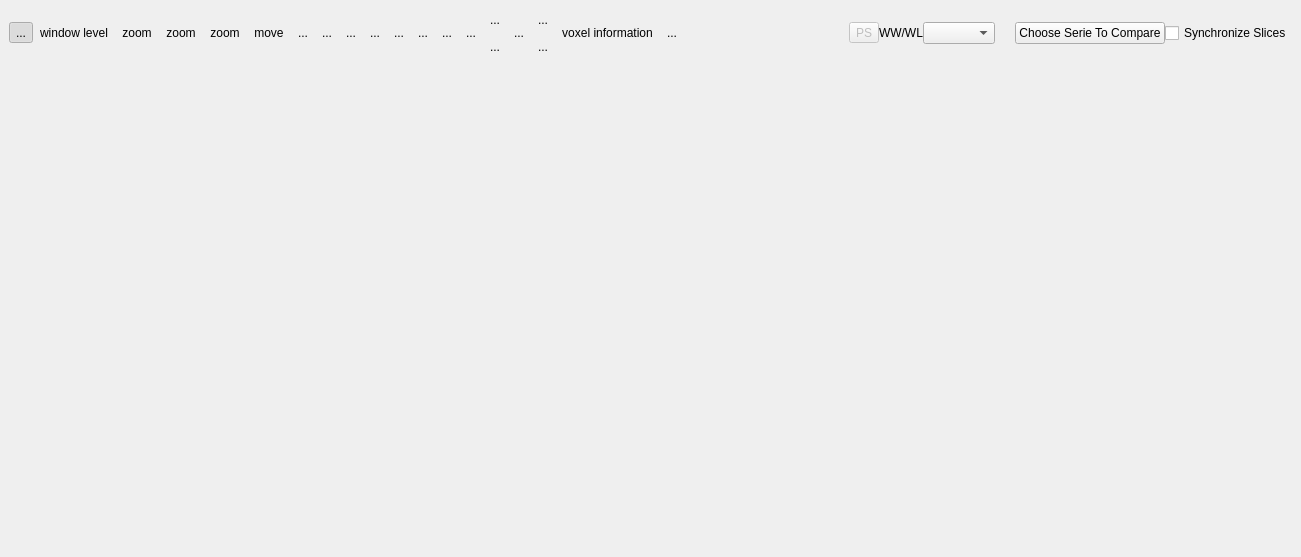
<ui version="4.0" >
 <class>udg::MultiQ2DViewerExtensionBase</class>
 <widget class="QWidget" name="udg::MultiQ2DViewerExtensionBase" >
  <property name="geometry" >
   <rect>
    <x>0</x>
    <y>0</y>
    <width>1301</width>
    <height>557</height>
   </rect>
  </property>
  <layout class="QGridLayout" >
   <property name="margin" >
    <number>9</number>
   </property>
   <property name="spacing" >
    <number>6</number>
   </property>
   <item row="2" column="0" >
    <widget class="udg::InteractiveWidget" native="1" name="m_volumePanel" >
     <property name="minimumSize" >
      <size>
       <width>0</width>
       <height>25</height>
      </size>
     </property>
     <property name="maximumSize" >
      <size>
       <width>16777215</width>
       <height>25</height>
      </size>
     </property>
    </widget>
   </item>
   <item row="0" column="0" >
    <layout class="QHBoxLayout" >
     <property name="margin" >
      <number>0</number>
     </property>
     <property name="spacing" >
      <number>0</number>
     </property>
     <item>
      <layout class="QHBoxLayout" >
       <property name="margin" >
        <number>0</number>
       </property>
       <property name="spacing" >
        <number>0</number>
       </property>
       <item>
        <widget class="QToolButton" name="m_slicingToolButton" >
         <property name="text" >
          <string>...</string>
         </property>
         <property name="icon" >
          <iconset/>
         </property>
         <property name="iconSize" >
          <size>
           <width>32</width>
           <height>32</height>
          </size>
         </property>
         <property name="checkable" >
          <bool>true</bool>
         </property>
         <property name="checked" >
          <bool>true</bool>
         </property>
         <property name="autoRaise" >
          <bool>true</bool>
         </property>
        </widget>
       </item>
       <item>
        <widget class="QToolButton" name="m_windowLevelToolButton" >
         <property name="text" >
          <string>window level</string>
         </property>
         <property name="icon" >
          <iconset/>
         </property>
         <property name="iconSize" >
          <size>
           <width>32</width>
           <height>32</height>
          </size>
         </property>
         <property name="checkable" >
          <bool>true</bool>
         </property>
         <property name="autoRaise" >
          <bool>true</bool>
         </property>
        </widget>
       </item>
       <item>
        <widget class="QToolButton" name="m_zoomToolButton" >
         <property name="text" >
          <string>zoom</string>
         </property>
         <property name="icon" >
          <iconset/>
         </property>
         <property name="iconSize" >
          <size>
           <width>32</width>
           <height>32</height>
          </size>
         </property>
         <property name="checkable" >
          <bool>true</bool>
         </property>
         <property name="autoRaise" >
          <bool>true</bool>
         </property>
        </widget>
       </item>
       <item>
        <widget class="QToolButton" name="m_distanceToolButton" >
         <property name="text" >
          <string>zoom</string>
         </property>
         <property name="icon" >
          <iconset/>
         </property>
         <property name="iconSize" >
          <size>
           <width>32</width>
           <height>32</height>
          </size>
         </property>
         <property name="checkable" >
          <bool>true</bool>
         </property>
         <property name="autoRaise" >
          <bool>true</bool>
         </property>
        </widget>
       </item>
       <item>
        <widget class="QToolButton" name="m_roiToolButton" >
         <property name="text" >
          <string>zoom</string>
         </property>
         <property name="icon" >
          <iconset/>
         </property>
         <property name="iconSize" >
          <size>
           <width>32</width>
           <height>32</height>
          </size>
         </property>
         <property name="checkable" >
          <bool>true</bool>
         </property>
         <property name="autoRaise" >
          <bool>true</bool>
         </property>
        </widget>
       </item>
       <item>
        <widget class="QToolButton" name="m_moveToolButton" >
         <property name="text" >
          <string>move</string>
         </property>
         <property name="icon" >
          <iconset/>
         </property>
         <property name="iconSize" >
          <size>
           <width>32</width>
           <height>32</height>
          </size>
         </property>
         <property name="checkable" >
          <bool>true</bool>
         </property>
         <property name="autoRaise" >
          <bool>true</bool>
         </property>
        </widget>
       </item>
       <item>
        <widget class="QToolButton" name="m_axialViewToolButton" >
         <property name="text" >
          <string>...</string>
         </property>
         <property name="icon" >
          <iconset/>
         </property>
         <property name="iconSize" >
          <size>
           <width>32</width>
           <height>32</height>
          </size>
         </property>
         <property name="autoRaise" >
          <bool>true</bool>
         </property>
        </widget>
       </item>
       <item>
        <widget class="QToolButton" name="m_sagitalViewToolButton" >
         <property name="text" >
          <string>...</string>
         </property>
         <property name="icon" >
          <iconset/>
         </property>
         <property name="iconSize" >
          <size>
           <width>32</width>
           <height>32</height>
          </size>
         </property>
         <property name="autoRaise" >
          <bool>true</bool>
         </property>
        </widget>
       </item>
       <item>
        <widget class="QToolButton" name="m_coronalViewToolButton" >
         <property name="text" >
          <string>...</string>
         </property>
         <property name="icon" >
          <iconset/>
         </property>
         <property name="iconSize" >
          <size>
           <width>32</width>
           <height>32</height>
          </size>
         </property>
         <property name="autoRaise" >
          <bool>true</bool>
         </property>
        </widget>
       </item>
       <item>
        <widget class="QToolButton" name="m_rotateClockWiseToolButton" >
         <property name="text" >
          <string>...</string>
         </property>
         <property name="icon" >
          <iconset/>
         </property>
         <property name="iconSize" >
          <size>
           <width>32</width>
           <height>32</height>
          </size>
         </property>
         <property name="autoRaise" >
          <bool>true</bool>
         </property>
        </widget>
       </item>
       <item>
        <widget class="QToolButton" name="m_rotateCounterClockWiseToolButton" >
         <property name="text" >
          <string>...</string>
         </property>
         <property name="icon" >
          <iconset/>
         </property>
         <property name="iconSize" >
          <size>
           <width>32</width>
           <height>32</height>
          </size>
         </property>
         <property name="autoRaise" >
          <bool>true</bool>
         </property>
        </widget>
       </item>
       <item>
        <widget class="QToolButton" name="m_flipHorizontalToolButton" >
         <property name="text" >
          <string>...</string>
         </property>
         <property name="icon" >
          <iconset/>
         </property>
         <property name="iconSize" >
          <size>
           <width>32</width>
           <height>32</height>
          </size>
         </property>
         <property name="autoRaise" >
          <bool>true</bool>
         </property>
        </widget>
       </item>
       <item>
        <widget class="QToolButton" name="m_flipVerticalToolButton" >
         <property name="text" >
          <string>...</string>
         </property>
         <property name="icon" >
          <iconset/>
         </property>
         <property name="iconSize" >
          <size>
           <width>32</width>
           <height>32</height>
          </size>
         </property>
         <property name="autoRaise" >
          <bool>true</bool>
         </property>
        </widget>
       </item>
       <item>
        <widget class="QToolButton" name="m_singleViewToolButton" >
         <property name="enabled" >
          <bool>true</bool>
         </property>
         <property name="autoFillBackground" >
          <bool>false</bool>
         </property>
         <property name="text" >
          <string>...</string>
         </property>
         <property name="icon" >
          <iconset resource="../../../main/main.qrc" >:/images/verticalWidget.png</iconset>
         </property>
         <property name="iconSize" >
          <size>
           <width>32</width>
           <height>32</height>
          </size>
         </property>
         <property name="checkable" >
          <bool>false</bool>
         </property>
         <property name="autoRaise" >
          <bool>true</bool>
         </property>
        </widget>
       </item>
       <item>
        <layout class="QVBoxLayout" >
         <property name="margin" >
          <number>0</number>
         </property>
         <property name="spacing" >
          <number>6</number>
         </property>
         <item>
          <widget class="QToolButton" name="m_verticalPlus" >
           <property name="text" >
            <string>...</string>
           </property>
           <property name="icon" >
            <iconset resource="../../../main/main.qrc" >:/images/viewmag+.png</iconset>
           </property>
           <property name="iconSize" >
            <size>
             <width>12</width>
             <height>12</height>
            </size>
           </property>
           <property name="checkable" >
            <bool>false</bool>
           </property>
           <property name="autoRaise" >
            <bool>true</bool>
           </property>
          </widget>
         </item>
         <item>
          <widget class="QToolButton" name="m_verticalMinus" >
           <property name="text" >
            <string>...</string>
           </property>
           <property name="icon" >
            <iconset resource="../../../main/main.qrc" >:/images/viewmag-.png</iconset>
           </property>
           <property name="iconSize" >
            <size>
             <width>12</width>
             <height>12</height>
            </size>
           </property>
           <property name="checkable" >
            <bool>false</bool>
           </property>
           <property name="autoRaise" >
            <bool>true</bool>
           </property>
          </widget>
         </item>
        </layout>
       </item>
       <item>
        <widget class="QToolButton" name="m_doubleViewToolButton" >
         <property name="text" >
          <string>...</string>
         </property>
         <property name="icon" >
          <iconset resource="../../../main/main.qrc" >:/images/view_top_bottom.png</iconset>
         </property>
         <property name="iconSize" >
          <size>
           <width>32</width>
           <height>32</height>
          </size>
         </property>
         <property name="checkable" >
          <bool>false</bool>
         </property>
         <property name="autoRaise" >
          <bool>true</bool>
         </property>
        </widget>
       </item>
       <item>
        <layout class="QVBoxLayout" >
         <property name="margin" >
          <number>0</number>
         </property>
         <property name="spacing" >
          <number>6</number>
         </property>
         <item>
          <widget class="QToolButton" name="m_horizontalPlus" >
           <property name="text" >
            <string>...</string>
           </property>
           <property name="icon" >
            <iconset resource="../../../main/main.qrc" >:/images/viewmag+.png</iconset>
           </property>
           <property name="iconSize" >
            <size>
             <width>12</width>
             <height>12</height>
            </size>
           </property>
           <property name="checkable" >
            <bool>false</bool>
           </property>
           <property name="autoRaise" >
            <bool>true</bool>
           </property>
          </widget>
         </item>
         <item>
          <widget class="QToolButton" name="m_horizontalMinus" >
           <property name="text" >
            <string>...</string>
           </property>
           <property name="icon" >
            <iconset resource="../../../main/main.qrc" >:/images/viewmag-.png</iconset>
           </property>
           <property name="iconSize" >
            <size>
             <width>12</width>
             <height>12</height>
            </size>
           </property>
           <property name="checkable" >
            <bool>false</bool>
           </property>
           <property name="autoRaise" >
            <bool>true</bool>
           </property>
          </widget>
         </item>
        </layout>
       </item>
       <item>
        <widget class="QToolButton" name="m_voxelInformationToolButton" >
         <property name="text" >
          <string>voxel information</string>
         </property>
         <property name="icon" >
          <iconset/>
         </property>
         <property name="iconSize" >
          <size>
           <width>32</width>
           <height>32</height>
          </size>
         </property>
         <property name="checkable" >
          <bool>true</bool>
         </property>
         <property name="autoRaise" >
          <bool>true</bool>
         </property>
        </widget>
       </item>
       <item>
        <widget class="QToolButton" name="m_screenShotToolButton" >
         <property name="text" >
          <string>...</string>
         </property>
         <property name="icon" >
          <iconset/>
         </property>
         <property name="iconSize" >
          <size>
           <width>32</width>
           <height>32</height>
          </size>
         </property>
         <property name="checkable" >
          <bool>true</bool>
         </property>
         <property name="autoRaise" >
          <bool>true</bool>
         </property>
        </widget>
       </item>
      </layout>
     </item>
     <item>
      <spacer>
       <property name="orientation" >
        <enum>Qt::Horizontal</enum>
       </property>
       <property name="sizeHint" >
        <size>
         <width>49</width>
         <height>42</height>
        </size>
       </property>
      </spacer>
     </item>
     <item>
      <widget class="QToolButton" name="m_presentationStateSwitchToolButton" >
       <property name="enabled" >
        <bool>false</bool>
       </property>
       <property name="text" >
        <string>PS</string>
       </property>
       <property name="checkable" >
        <bool>true</bool>
       </property>
      </widget>
     </item>
     <item>
      <layout class="QHBoxLayout" >
       <property name="margin" >
        <number>0</number>
       </property>
       <property name="spacing" >
        <number>0</number>
       </property>
       <item>
        <widget class="QLabel" name="label" >
         <property name="text" >
          <string>WW/WL</string>
         </property>
        </widget>
       </item>
       <item>
        <widget class="QWindowLevelComboBox" name="m_windowLevelComboBox" >
         <property name="sizeAdjustPolicy" >
          <enum>QComboBox::AdjustToContents</enum>
         </property>
        </widget>
       </item>
       <item>
        <spacer>
         <property name="orientation" >
          <enum>Qt::Horizontal</enum>
         </property>
         <property name="sizeHint" >
          <size>
           <width>20</width>
           <height>42</height>
          </size>
         </property>
        </spacer>
       </item>
       <item>
        <widget class="QPushButton" name="m_chooseSeriePushButton" >
         <property name="text" >
          <string>Choose Serie To Compare</string>
         </property>
         <property name="icon" >
          <iconset/>
         </property>
         <property name="iconSize" >
          <size>
           <width>32</width>
           <height>32</height>
          </size>
         </property>
        </widget>
       </item>
       <item>
        <widget class="QCheckBox" name="m_synchroCheckBox" >
         <property name="text" >
          <string>Synchronize Slices</string>
         </property>
        </widget>
       </item>
      </layout>
     </item>
    </layout>
   </item>
   <item row="1" column="0" >
    <widget class="QWidget" native="1" name="m_workingArea" />
   </item>
  </layout>
 </widget>
 <layoutdefault spacing="6" margin="11" />
 <customwidgets>
  <customwidget>
   <class>QWindowLevelComboBox</class>
   <extends>QComboBox</extends>
   <header>qwindowlevelcombobox.h</header>
  </customwidget>
  <customwidget>
   <class>udg::InteractiveWidget</class>
   <extends>QWidget</extends>
   <header>interactivewidget.h</header>
  </customwidget>
 </customwidgets>
 <resources>
  <include location="../../../main/main.qrc" />
 </resources>
 <connections/>
</ui>
